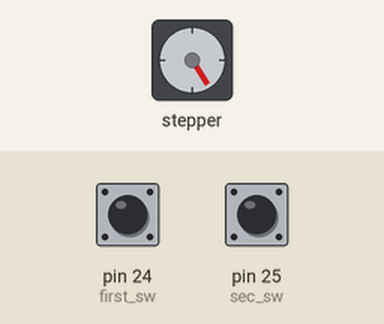
This sketch was run on a simulated Arduino Mega 2560, built with avr-gcc and run on an emulated ATmega2560. Parts: stepper motor. Wiring (inferred from the names in the program): stepper motor driver (200 steps per turn assumed): step pin 9; direction pin 8. Inputs (shaded band) come from the test bench; at power-on: pin 24 (first_sw) HIGH, pin 25 (sec_sw) HIGH. What the sketch prints to the serial monitor is not drawn.

Above: at 0.45 s.
At 1.25 s:
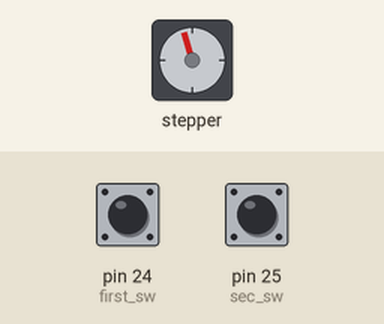
1.3 s: pin 24 (first_sw) pulled LOW for 0.15 s
At 2.5 s:
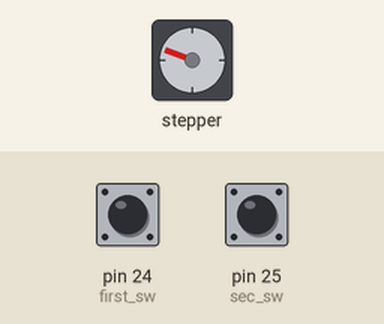
Timing chart, 0 to 4.3 s (numbered marks = the images above; inputs shaded):
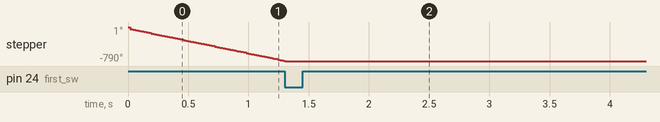

The sketch:

linear_slide.ino
```cpp
// Include the AccelStepper Library
#include <AccelStepper.h>

// conversion ratio from turns to distance
// 400 steps = 1 revolution = 8 mm
float conversion_turns_to_mm = 400. / 8.;
float conversion_mm_to_turns = 8. / 400.;

// Define pin connections
const int dirPin = 8;
const int stepPin = 9;

// Define motor interface type
#define motorInterfaceType 1

// Creates an instance
AccelStepper stepper(motorInterfaceType, stepPin, dirPin);

/*
void RotateRelative()
{
    //We move X steps from the current position of the stepper motor in a given direction.
    //The direction is determined by the multiplier (+1 or -1)

    runallowed = true; //allow running - this allows entering the RunTheMotor() function.
    stepper.setMaxSpeed(receivedSpeed); //set speed
    stepper.move(directionMultiplier * receivedSteps); //set relative distance and direction
}

void RotateAbsolute()
{
    //We move to an absolute position.
    //The AccelStepper library keeps track of the position.
    //The direction is determined by the multiplier (+1 or -1)
    //Why do we need negative numbers? - If you drive a threaded rod and the zero position is in the middle of the rod...

    runallowed = true; //allow running - this allows entering the RunTheMotor() function.
    stepper.setMaxSpeed(receivedSpeed); //set speed
    stepper.moveTo(directionMultiplier * receivedSteps); //set relative distance
}
*/

int state = 1;
const int first_sw = 24;
const int sec_sw = 25;

/*
void move_slide_arb(int dir) {
  if (dir)
  {

  }
  else
  {

  }


}
*/

void slide_speed(int dir, int speed) {
  stepper.setSpeed(dir * speed);
}

void setup() {
  Serial.begin(9600);
	// set the maximum speed, acceleration factor,
  pinMode(first_sw, INPUT_PULLUP);
  pinMode(sec_sw, INPUT_PULLUP);

  pinMode(stepPin, OUTPUT);
  pinMode(dirPin, OUTPUT);
  // Set the spinning direction CW/CCW:
  digitalWrite(dirPin, LOW);

  /*
  stepper.setMaxSpeed(1000); //SPEED = Steps / second
  stepper.setAcceleration(800); //ACCELERATION = Steps /(second)^2
  stepper.setSpeed(400);
  */
}

bool truther = false;

void loop() {
  //stepper.enableOutputs();
  //stepper.moveTo(0);
  Serial.println(state);
  switch (state) {
    case 1:
      if (digitalRead(first_sw) == HIGH)
      {
        digitalWrite(stepPin, LOW);
        digitalWrite(stepPin, HIGH);
        delayMicroseconds(500);
      }
      else
      {
        digitalWrite(dirPin, HIGH);
        if (truther)
        {
          state = 3;
        }
        else
        {
          state = 2;
        }
      }

      break;

    case 2:
      if (digitalRead(sec_sw) == HIGH)
      {
        digitalWrite(dirPin, LOW);
        state = 1;
        truther = true;
      }

      digitalWrite(stepPin, LOW);
      digitalWrite(stepPin, HIGH);
      delayMicroseconds(500);

      break;

    case 3:
      if (digitalRead(first_sw) == HIGH)
      {
        digitalWrite(stepPin, LOW);
        digitalWrite(stepPin, HIGH);
        delayMicroseconds(500);
      }
      else
      {
        state = 4;
      }

      break;

    case 4:
      break;
  }
}
```
